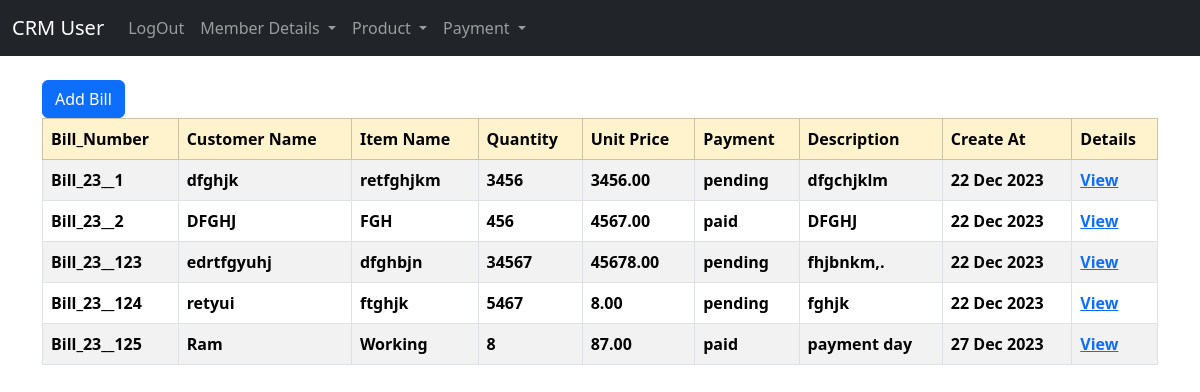
The app's page /user/record_details/ (signed in) with its own data.
### user_app/models.py (models this page shows, shortened)
class BillRecord(models.Model):
    date = models.DateField(auto_now_add = True)
    description = models.TextField()
    item_name = models.CharField(max_length=100)
    quantity = models.IntegerField()
    unit_price = models.DecimalField(max_digits=10, decimal_places=2)
    registration_date = models.DateField(auto_now_add=True)
    customer_name = models.CharField(max_length=100)
    payment_status = models.CharField(max_length=20, choices=[('pending', 'Pending'), ('paid', 'Paid')])

### user_app/views.py (the view)
# urls.py: path('record_details/', views.record_details, name='record_details'),
def record_details(request):
    if request.user.is_authenticated:
        records = BillRecord.objects.all()
        return render(request, "user/bill/record_details.html", {"records": records})
    else:
        messages.success(request, "YOu Must Be")
        return redirect("home")

### templates/user/bill/record_details.html
{% extends 'user/base.html' %}
{% block main %}
{% if user.is_authenticated %}
<div class="table-responsive">
     <li class="nav-link">
           <button class="btn btn-primary">
          <a class="dropdown-item" href="{% url 'add_record' %}">Add Bill</a></button>
     </li>
     <table class="table table-striped table-hover table-bordered">
          <thead class="table-warning">
               <tr>
                    <th scope="col">Bill_Number</th>
                    <th scope="col">Customer Name</th>
                    <th scope="col">Item Name</th>
                    <th scope="col">Quantity</th>
                    <th scope="col">Unit Price</th>
                    <th scope="col">Payment</th>
                    <th scope="col">Description</th>
                    <th scope="col">Create At</th>
                    <th scope="col">Details</th>
               </tr>
          </thead>
          <tbody>
               {% if records %}
               {% for record in records %}
               <tr>
                    <th scope="row">Bill_{{record.registration_date | date:"y"}}__{{record.id}}</th>
                    <th>{{record.customer_name}}</th>
                    <th>{{record.item_name}}</th>
                    <th>{{record.quantity}}</th>
                    <th>{{record.unit_price}}</th>
                    <th>{{record.payment_status}}</th>
                    <th>{{record.description}}</th>
                    <th>{{record.date | date:"d M Y"}}</th>
                    <th><a href="{% url 'record' record.pk %}">View</a></th>
               </tr>
               {% endfor %}
               {% endif %}
          </tbody>
     </table>
</div>
{% endif %}
{% endblock main %}

### records on screen
BillRecord: registration_date "23", id "1", customer_name "dfghjk", item_name "retfghjkm", quantity "3456", unit_price "3456.00", payment_status "pending", description "dfgchjklm", date "22 Dec 2023"
BillRecord: registration_date "23", id "2", customer_name "DFGHJ", item_name "FGH", quantity "456", unit_price "4567.00", payment_status "paid", description "DFGHJ", date "22 Dec 2023"
BillRecord: registration_date "23", id "123", customer_name "edrtfgyuhj", item_name "dfghbjn", quantity "34567", unit_price "45678.00", payment_status "pending", description "fhjbnkm,.", date "22 Dec 2023"
BillRecord: registration_date "23", id "124", customer_name "retyui", item_name "ftghjk", quantity "5467", unit_price "8.00", payment_status "pending", description "fghjk", date "22 Dec 2023"
BillRecord: registration_date "23", id "125", customer_name "Ram", item_name "Working", quantity "8", unit_price "87.00", payment_status "paid", description "payment day", date "27 Dec 2023"
